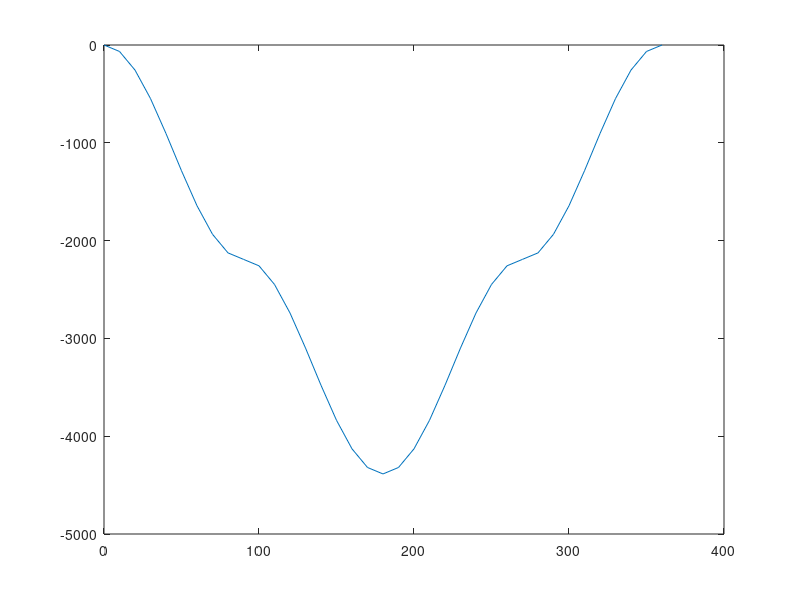

Source code (MATLAB):
theta_ang = 0:10:360;
rad = pi/180;
theta = theta_ang*rad;

% plot(sin(theta))


L=1;
lambda = 532e-9;
c = 3e8;
n_a = 1;
n_v = 1.6;
dndl = -4.3e-5;
v=350e3;

beta = v*cos(theta)/c;
alfa2 = sqrt(1-beta.^2);
alfa = sqrt(1-(v/c)^2);




cpar2 = L*(c/n_v+v*cos(theta)*(1/n_v^2 + lambda/n_v*dndl));
cper2 = L*(sqrt(c^2/n_v^2 - (v.*sin(theta).^2/n_v^4)));
d = (alfa2.*cpar2.^(-1) + cper2.^(-1))*c/lambda;
d = d-d(1);

% plot(theta_ang,cpar2)
% hold on
% plot(theta_ang,cper2)

dpar = L*alfa*(c/n_v + sign(-cos(theta))*v*(1/n_v^2 + lambda/n_v*dndl)).^(-1);
dper = L/(sqrt(c^2/n_v^2 - (v^2/n_v^4)));
franjas = ...
    sqrt( ...
        (dpar.*cos(theta)).^2 + ...
        (dper.*sin(theta)).^2 ...
    )*c/lambda;

franjas = franjas - franjas(1);
plot(theta_ang, franjas)

% figure
% hold on